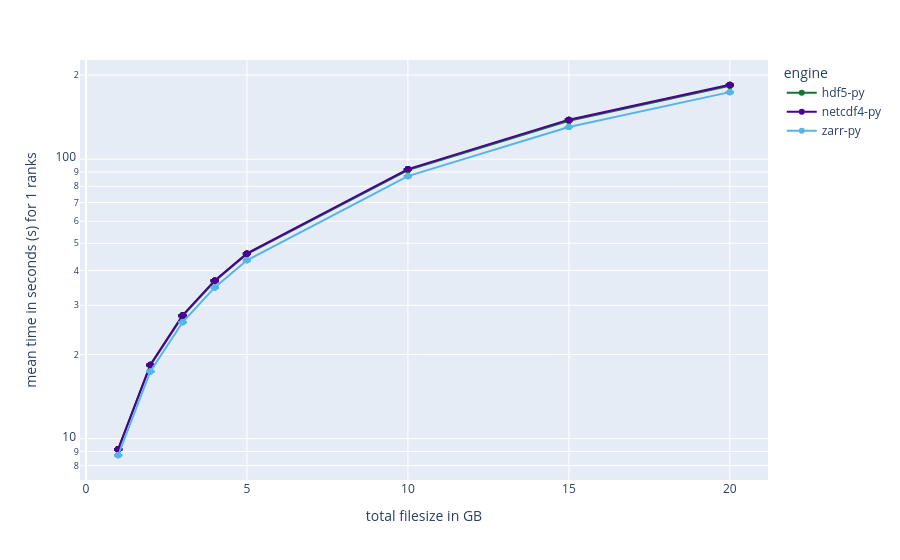
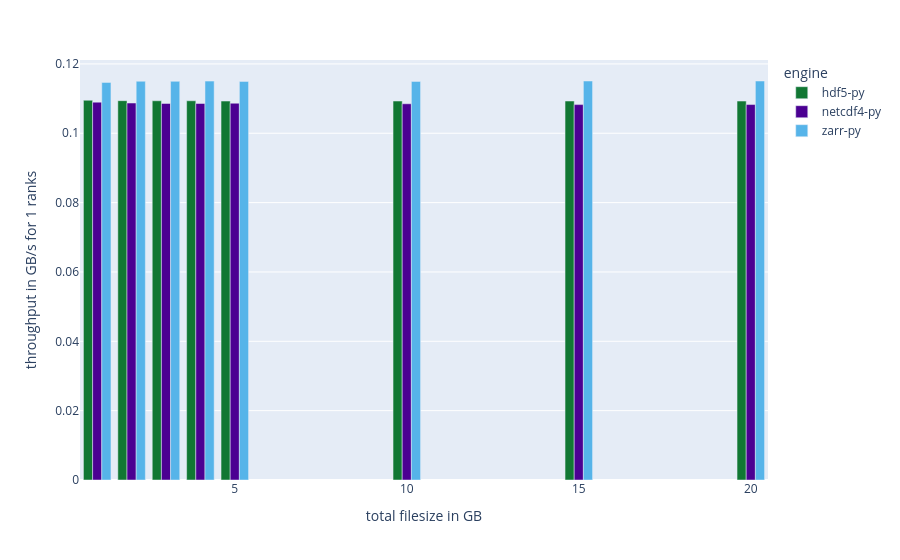

Source (notebook cell) for these figures, in order:
### Code cell
import plotly.express as px 
import numpy as np

show_parallel = False
show_nodes = 1
df_list = []

if show_parallel == True:
    df_list = [d for _, d in df_new[df_new["parallel"] == True].groupby(["ranks"])]
else:
    df_list.append(df_new[df_new["parallel"] == False])


for df_ranks in df_list:
    
    if True:
        df_ranks = df_ranks[df_ranks["anomaly"] == False]

        for index, _ in df_ranks.iterrows():
            benchmark = df_ranks.at[index,"benchmark"]
            tmp = df_ranks[df_ranks["benchmark"] == benchmark]
            mean = np.mean(list(tmp["time taken"]))

            df_ranks.at[index, "mean time"] = mean
            df_ranks.at[index, "throughput"] = df_ranks.at[index, "total filesize"] / mean


    ranks = df_ranks["ranks"].iat[0]
    nodes = df_ranks["nodes"].iat[0]
    unit = df_new["unit"].iat[0]
    
    df_ranks = df_ranks[df_new["nodes"] == show_nodes]

    fig = px.line(
        data_frame=df_ranks, 
        log_y=True, 
        x="total filesize", 
        y="mean time", 
        color="engine", 
        markers=True, 
        hover_data=["format"], 
        labels={"mean time": f"mean time in seconds (s) for {ranks} ranks", "total filesize": f"total filesize in {unit}"},
        error_y="error bar", 
        color_discrete_map={
            "zarr-py": '#56B4E9',
            "netcdf4-py": '#4B0092',
            "hdf5-py": '#117733',
            "zarr-py-parallel": '#AB029E',
            "netcdf4-py-parallel": '#FFB000',
            "hdf5-py-parallel": '#FF4430',
        },
        )

    fig.show()

    unit = df_new["unit"].iat[0]
    fig = px.bar(
        data_frame=df_ranks.drop_duplicates(subset=['throughput']), 
        x="total filesize", 
        y="throughput", 
        color="engine", 
        barmode='group', 
        hover_data=["format"], 
        labels={"throughput": f"throughput in {unit}/s for {ranks} ranks", "total filesize": f"total filesize in {unit}"},
        color_discrete_map={
            "zarr-py": '#56B4E9',
            "netcdf4-py": '#4B0092',
            "hdf5-py": '#117733',
            "zarr-py-parallel": '#AB029E',
            "netcdf4-py-parallel": '#FFB000',
            "hdf5-py-parallel": '#FF4430',
        },
        )

    fig.show()

### Figure 1 — Plotly figure (JSON) as saved in the notebook; plotly's stock layout.template omitted (floating-point values rounded to 4 significant figures)
{"data": [{"customdata": [["hdf5"], ["hdf5"], ["hdf5"], ["hdf5"], ["hdf5"], ["hdf5"], ["hdf5"], ["hdf5"], ["hdf5"], ["hdf5"], ["hdf5"], ["hdf5"], ["hdf5"], ["hdf5"], ["hdf5"], ["hdf5"], ["hdf5"], ["hdf5"], ["hdf5"], ["hdf5"], ["hdf5"], ["hdf5"], ["hdf5"], ["hdf5"], ["hdf5"], ["hdf5"], ["hdf5"], ["hdf5"], ["hdf5"], ["hdf5"], ["hdf5"], ["hdf5"], ["hdf5"], ["hdf5"], ["hdf5"], ["hdf5"], ["hdf5"], ["hdf5"], ["hdf5"], ["hdf5"]], "error_y": {"array": [0.002276, 0.002276, 0.002276, 0.002276, 0.002276, 0.0005741, 0.0005741, 0.0005741, 0.0005741, 0.0005741, 0.003238, 0.003238, 0.003238, 0.003238, 0.003238, 0.0003393, 0.0003393, 0.0003393, 0.0003393, 0.0003393, 0.001477, 0.001477, 0.001477, 0.001477, 0.001477, 0.0007852, 0.0007852, 0.0007852, 0.0007852, 0.0007852, 0.0008563, 0.0008563, 0.0008563, 0.0008563, 0.0008563, 0.0005421, 0.0005421, 0.0005421, 0.0005421, 0.0005421]}, "hovertemplate": "engine=hdf5-py<br>total filesize in GB=%{x}<br>mean time in seconds (s) for 1 ranks=%{y}<br>format=%{customdata[0]}<extra></extra>", "legendgroup": "hdf5-py", "line": {"color": "#117733", "dash": "solid"}, "marker": {"symbol": "circle"}, "mode": "lines+markers", "name": "hdf5-py", "orientation": "v", "showlegend": true, "type": "scatter", "x": [1, 1, 1, 1, 1, 2, 2, 2, 2, 2, 3, 3, 3, 3, 3, 4, 4, 4, 4, 4, 5, 5, 5, 5, 5, 10, 10, 10, 10, 10, 15, 15, 15, 15, 15, 20, 20, 20, 20, 20], "xaxis": "x", "y": [9.131, 9.131, 9.131, 9.131, 9.131, 18.28, 18.28, 18.28, 18.28, 18.28, 27.43, 27.43, 27.43, 27.43, 27.43, 36.57, 36.57, 36.57, 36.57, 36.57, 45.75, 45.75, 45.75, 45.75, 45.75, 91.5, 91.5, 91.5, 91.5, 91.5, 137.2, 137.2, 137.2, 137.2, 137.2, 183.0, 183.0, 183.0, 183.0, 183.0], "yaxis": "y"}, {"customdata": [["netcdf4"], ["netcdf4"], ["netcdf4"], ["netcdf4"], ["netcdf4"], ["netcdf4"], ["netcdf4"], ["netcdf4"], ["netcdf4"], ["netcdf4"], ["netcdf4"], ["netcdf4"], ["netcdf4"], ["netcdf4"], ["netcdf4"], ["netcdf4"], ["netcdf4"], ["netcdf4"], ["netcdf4"], ["netcdf4"], ["netcdf4"], ["netcdf4"], ["netcdf4"], ["netcdf4"], ["netcdf4"], ["netcdf4"], ["netcdf4"], ["netcdf4"], ["netcdf4"], ["netcdf4"], ["netcdf4"], ["netcdf4"], ["netcdf4"], ["netcdf4"], ["netcdf4"], ["netcdf4"], ["netcdf4"], ["netcdf4"], ["netcdf4"], ["netcdf4"]], "error_y": {"array": [0.005706, 0.005706, 0.005706, 0.005706, 0.005706, 0.005197, 0.005197, 0.005197, 0.005197, 0.005197, 0.01059, 0.01059, 0.01059, 0.01059, 0.01059, 0.02065, 0.02065, 0.02065, 0.02065, 0.02065, 0.001562, 0.001562, 0.001562, 0.001562, 0.001562, 0.01517, 0.01517, 0.01517, 0.01517, 0.01517, 0.03839, 0.03839, 0.03839, 0.03839, 0.03839, 0.05418, 0.05418, 0.05418, 0.05418, 0.05418]}, "hovertemplate": "engine=netcdf4-py<br>total filesize in GB=%{x}<br>mean time in seconds (s) for 1 ranks=%{y}<br>format=%{customdata[0]}<extra></extra>", "legendgroup": "netcdf4-py", "line": {"color": "#4B0092", "dash": "solid"}, "marker": {"symbol": "circle"}, "mode": "lines+markers", "name": "netcdf4-py", "orientation": "v", "showlegend": true, "type": "scatter", "x": [1, 1, 1, 1, 1, 2, 2, 2, 2, 2, 3, 3, 3, 3, 3, 4, 4, 4, 4, 4, 5, 5, 5, 5, 5, 10, 10, 10, 10, 10, 15, 15, 15, 15, 15, 20, 20, 20, 20, 20], "xaxis": "x", "y": [9.176, 9.176, 9.176, 9.176, 9.176, 18.4, 18.4, 18.4, 18.4, 18.4, 27.63, 27.63, 27.63, 27.63, 27.63, 36.84, 36.84, 36.84, 36.84, 36.84, 46.02, 46.02, 46.02, 46.02, 46.02, 92.17, 92.17, 92.17, 92.17, 92.17, 138.6, 138.6, 138.6, 138.6, 138.6, 184.7, 184.7, 184.7, 184.7, 184.7], "yaxis": "y"}, {"customdata": [["zarr"], ["zarr"], ["zarr"], ["zarr"], ["zarr"], ["zarr"], ["zarr"], ["zarr"], ["zarr"], ["zarr"], ["zarr"], ["zarr"], ["zarr"], ["zarr"], ["zarr"], ["zarr"], ["zarr"], ["zarr"], ["zarr"], ["zarr"], ["zarr"], ["zarr"], ["zarr"], ["zarr"], ["zarr"], ["zarr"], ["zarr"], ["zarr"], ["zarr"], ["zarr"], ["zarr"], ["zarr"], ["zarr"], ["zarr"], ["zarr"], ["zarr"], ["zarr"], ["zarr"], ["zarr"], ["zarr"]], "error_y": {"array": [0.001474, 0.001474, 0.001474, 0.001474, 0.001474, 0.00246, 0.00246, 0.00246, 0.00246, 0.00246, 0.008042, 0.008042, 0.008042, 0.008042, 0.008042, 0.002881, 0.002881, 0.002881, 0.002881, 0.002881, 0.01135, 0.01135, 0.01135, 0.01135, 0.01135, 0.02244, 0.02244, 0.02244, 0.02244, 0.02244, 0.03236, 0.03236, 0.03236, 0.03236, 0.03236, 0.03765, 0.03765, 0.03765, 0.03765, 0.03765]}, "hovertemplate": "engine=zarr-py<br>total filesize in GB=%{x}<br>mean time in seconds (s) for 1 ranks=%{y}<br>format=%{customdata[0]}<extra></extra>", "legendgroup": "zarr-py", "line": {"color": "#56B4E9", "dash": "solid"}, "marker": {"symbol": "circle"}, "mode": "lines+markers", "name": "zarr-py", "orientation": "v", "showlegend": true, "type": "scatter", "x": [1, 1, 1, 1, 1, 2, 2, 2, 2, 2, 3, 3, 3, 3, 3, 4, 4, 4, 4, 4, 5, 5, 5, 5, 5, 10, 10, 10, 10, 10, 15, 15, 15, 15, 15, 20, 20, 20, 20, 20], "xaxis": "x", "y": [8.721, 8.721, 8.721, 8.721, 8.721, 17.39, 17.39, 17.39, 17.39, 17.39, 26.09, 26.09, 26.09, 26.09, 26.09, 34.77, 34.77, 34.77, 34.77, 34.77, 43.49, 43.49, 43.49, 43.49, 43.49, 86.99, 86.99, 86.99, 86.99, 86.99, 130.4, 130.4, 130.4, 130.4, 130.4, 173.8, 173.8, 173.8, 173.8, 173.8], "yaxis": "y"}], "layout": {"legend": {"title": {"text": "engine"}, "tracegroupgap": 0}, "margin": {"t": 60}, "xaxis": {"anchor": "y", "domain": [0, 1], "title": {"text": "total filesize in GB"}}, "yaxis": {"anchor": "x", "domain": [0, 1], "title": {"text": "mean time in seconds (s) for 1 ranks"}, "type": "log"}}}

### Figure 2 — Plotly figure (JSON) as saved in the notebook; plotly's stock layout.template omitted (floating-point values rounded to 4 significant figures)
{"data": [{"alignmentgroup": "True", "customdata": [["hdf5"], ["hdf5"], ["hdf5"], ["hdf5"], ["hdf5"], ["hdf5"], ["hdf5"], ["hdf5"]], "hovertemplate": "engine=hdf5-py<br>total filesize in GB=%{x}<br>throughput in GB/s for 1 ranks=%{y}<br>format=%{customdata[0]}<extra></extra>", "legendgroup": "hdf5-py", "marker": {"color": "#117733", "pattern": {"shape": ""}}, "name": "hdf5-py", "offsetgroup": "hdf5-py", "orientation": "v", "showlegend": true, "textposition": "auto", "type": "bar", "x": [1, 2, 3, 4, 5, 10, 15, 20], "xaxis": "x", "y": [0.1095, 0.1094, 0.1094, 0.1094, 0.1093, 0.1093, 0.1093, 0.1093], "yaxis": "y"}, {"alignmentgroup": "True", "customdata": [["netcdf4"], ["netcdf4"], ["netcdf4"], ["netcdf4"], ["netcdf4"], ["netcdf4"], ["netcdf4"], ["netcdf4"]], "hovertemplate": "engine=netcdf4-py<br>total filesize in GB=%{x}<br>throughput in GB/s for 1 ranks=%{y}<br>format=%{customdata[0]}<extra></extra>", "legendgroup": "netcdf4-py", "marker": {"color": "#4B0092", "pattern": {"shape": ""}}, "name": "netcdf4-py", "offsetgroup": "netcdf4-py", "orientation": "v", "showlegend": true, "textposition": "auto", "type": "bar", "x": [1, 2, 3, 4, 5, 10, 15, 20], "xaxis": "x", "y": [0.109, 0.1087, 0.1086, 0.1086, 0.1087, 0.1085, 0.1083, 0.1083], "yaxis": "y"}, {"alignmentgroup": "True", "customdata": [["zarr"], ["zarr"], ["zarr"], ["zarr"], ["zarr"], ["zarr"], ["zarr"], ["zarr"]], "hovertemplate": "engine=zarr-py<br>total filesize in GB=%{x}<br>throughput in GB/s for 1 ranks=%{y}<br>format=%{customdata[0]}<extra></extra>", "legendgroup": "zarr-py", "marker": {"color": "#56B4E9", "pattern": {"shape": ""}}, "name": "zarr-py", "offsetgroup": "zarr-py", "orientation": "v", "showlegend": true, "textposition": "auto", "type": "bar", "x": [1, 2, 3, 4, 5, 10, 15, 20], "xaxis": "x", "y": [0.1147, 0.115, 0.115, 0.115, 0.115, 0.115, 0.1151, 0.1151], "yaxis": "y"}], "layout": {"barmode": "group", "legend": {"title": {"text": "engine"}, "tracegroupgap": 0}, "margin": {"t": 60}, "xaxis": {"anchor": "y", "domain": [0, 1], "title": {"text": "total filesize in GB"}}, "yaxis": {"anchor": "x", "domain": [0, 1], "title": {"text": "throughput in GB/s for 1 ranks"}}}}
